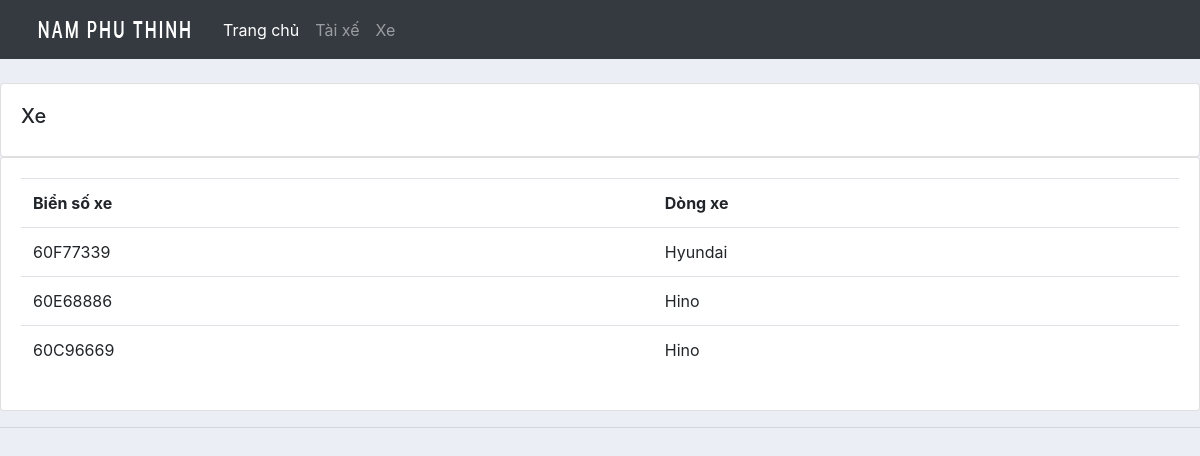
Page /vehicle/ on the committed database.
### transport/models.py (models this page shows, shortened)
class Vehicle(models.Model):
    license_plates = models.CharField(max_length=200, null=True, verbose_name=_('license plates'))
    model = models.ForeignKey(ModelVehicle, verbose_name=_('model'), on_delete=models.CASCADE)
    class Meta:
        verbose_name = _('Vehicle')
        verbose_name_plural = _('Vehicles')

class ModelVehicle(models.Model):
    name = models.CharField(max_length=200, null=True, verbose_name=_('name'))
    class Meta:
        verbose_name = _('Model Vehicle')
        verbose_name_plural = _('Model Vehicle')
    def __str__(self):
        return self.name

### transport/views.py (the view)
# urls.py: path('vehicle/', views.vehicle, name='vehicle'),
def vehicle(request):
    vehicle_items = Vehicle.objects.all()
    return render(request, 'transport/vehicle.html', {'vehicles': vehicle_items})

### transport/templates/transport/vehicle.html
{% extends 'transport/main.html' %}
{% block content%}
<br>
<div class="row">
    <div class="col-md">
        <div class="card card-body">
            <h5>Xe</h5>
        </div>
        <div class="card card-body">
            <table class="table">
                <tr>
                    <th>Biển số xe</th>
                    <th>Dòng xe</th>
                </tr>
                {% for i in vehicles%}
                <tr>
                    <td> {{i.license_plates}} </td>
                    <td> {{i.model}} </td>
                </tr>
                {% endfor %}
            </table>
        </div>
    </div>
</div>
{% endblock %}

### static/css/main.css (style rules this page uses)
body { background-color: #ebeff5; }

### rows in the picture
Vehicle: license_plates "60F77339", model "Hyundai"
Vehicle: license_plates "60E68886", model "Hino"
Vehicle: license_plates "60C96669", model "Hino"
